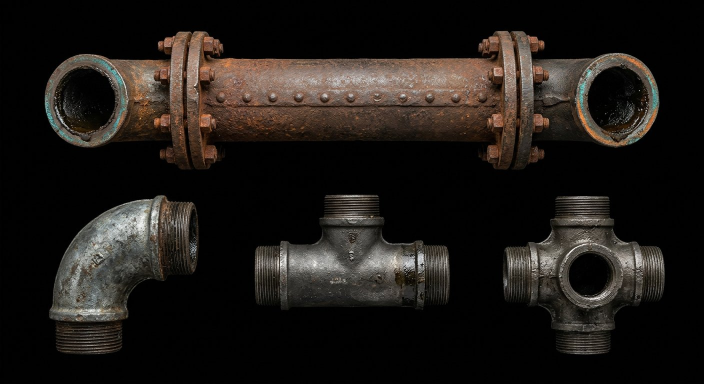
#> input picture art/pipes/pieces-topdown.jpg, 1408 x 768 px (shown at 1/2 size)
$ python cut_pipes.py
#> lines starting #> are read from the running program, lines starting #| are printed output that depends on the picture; after the words box and inside, x2 and y2 are one past the last pixel; in counts of white or black regions, pixels touching at a corner belong together
#!/usr/bin/env python3
"""Нарезка спрайтов труб из листа art/pipes/*.jpg.

Лист `pieces-topdown.jpg` — четыре детали на чёрном фоне: прямая с фланцами,
отвод, тройник, крест. Скрипт вырезает каждую деталь, делает фон прозрачным,
приводит к квадрату 512×512 и прижимает к тем краям, где у детали порты, —
чтобы при укладке в сетку трубы соседних ячеек визуально стыковались.

Порты заданы явно (они же — контракт для художника) и проверяются по маске:
если деталь не доходит до нужного края, скрипт об этом скажет.

Запуск: python3 art/tools/cut_pipes.py      (нужен pillow)
"""
import json
import os
from PIL import Image, ImageFilter

ROOT = os.path.dirname(os.path.dirname(os.path.abspath(__file__)))
OUT = os.path.join(ROOT, "tiles")
TILE = 512

ROUND_PIECES = {"mouth": "open-end-topdown.jpg", "cap": "cap-topdown.jpg"}

# Материал поля по ярусам: у каждого свой лист с той же раскладкой деталей.
# Это позволяет менять «металл» квартала вместе с фоном, не перерисовывая поле.
MATERIAL_SETS = {
    "base": "pieces-topdown.jpg",          # канон: чугун + цинк (промо и витрина)
    "zinc": "tier-1-zinc.jpg",             # Плато Первого Контакта
    "chrome": "tier-2-chrome.jpg",         # Ртутный ярус
    "rust": "tier-3-rust.jpg",             # Терминальный ярус
    "cast": "tier-4-cast.jpg",             # Старый Диод
    "glass": "tier-5-glass.jpg",           # Жилы массива
    # Вторые материалы тех же ярусов: то же поле, другой металл — уровни внутри
    # яруса не читаются клонами. Набор выбирается по варианту кадра (см. mock_board).
    "zinc2": "tier-1-zinc-b.jpg",          # Плато: цинк с патиной и потёками
    "rust2": "tier-3-rust-b.jpg",          # Терминальный: глубокая ржавчина, отслоения
}
# Раскладка деталей на каждом листе: верхний ряд — прямая, нижний — отвод/тройник/крест.
LAYOUT = {
    "straight": {"row": "top", "index": 0},
    "elbow": {"row": "bottom", "index": 0},
    "tee": {"row": "bottom", "index": 1},
    "cross": {"row": "bottom", "index": 2},
}
MASK_OF = {"straight": 5, "elbow": 3, "tee": 7, "cross": 15}
PORTS_OF = {"straight": [2, 8], "elbow": [2, 4], "tee": [1, 2, 8], "cross": [1, 2, 4, 8]}


def mask_of(img, threshold=22):
    """Чёрный фон → 0, деталь → 255."""
    return img.convert("L").point(lambda v: 255 if v > threshold else 0)


def side_profile(mask, axis):
    """Полосы, где есть деталь (по колонкам или строкам)."""
    w, h = mask.size
    small = mask.resize((w, 1) if axis == "col" else (1, h), Image.BOX)
    values = list(small.get_flattened_data())
    strips, start = [], None
    for i, v in enumerate(values):
        if v > 2 and start is None:
            start = i
        elif v <= 2 and start is not None:
            strips.append((start, i))
            start = None
    if start is not None:
        strips.append((start, len(values)))
    merged = []
    for s, e in strips:
        if merged and s - merged[-1][1] <= 6:
            merged[-1] = (merged[-1][0], e)
        else:
            merged.append((s, e))
    return [s for s in merged if s[1] - s[0] > 40]


# [78 lines left out: functions rotate_cw_steps, pre_rotate, touches, fit_piece, not called in this run]


def boxes_for(sheet, row):
    """Куда на листе лежат детали: ряд сверху или снизу, слева направо."""
    mask = mask_of(sheet)
    rows = side_profile(mask, "row")
    if len(rows) < 2:
        raise SystemExit(f"не нашёл ряды деталей на листе: {rows}")
    y0, y1 = rows[0] if row == "top" else rows[-1]
    band = mask.crop((0, y0, mask.width, y1))
    return [(x0, y0, x1, y1) for x0, x1 in side_profile(band, "col")]


def main():
    os.makedirs(OUT, exist_ok=True)
    manifest = {}

    for set_name, filename in MATERIAL_SETS.items():
        path = os.path.join(ROOT, "pipes", filename)
        if not os.path.exists(path):
            print(f"{set_name}: листа {filename} нет — пропускаю")
            continue
        sheet = Image.open(path)
#> sheet is the input picture: PIL image 1408x768 RGB; mean R, G, B 31, 26.9, 23.3
        for piece, place in LAYOUT.items():
            boxes = boxes_for(sheet, place["row"])
            if place["index"] >= len(boxes):
                raise SystemExit(f"{set_name}/{piece}: на листе нашёл {len(boxes)} деталей")
            ports = PORTS_OF[piece]
            sprite = fit_piece(sheet, boxes[place["index"]], ports)
            sprite, steps = pre_rotate(sprite, ports, MASK_OF[piece])
            # После доворота деталь лежит канонически, поэтому проверяем не порты
            # исходного листа, а биты маски движка: именно они обязаны дойти до края.
            canonical = [bit for bit in (1, 2, 4, 8) if MASK_OF[piece] & bit]
            coverage = {bit: round(touches(sprite.getchannel("A"), bit), 2) for bit in (1, 2, 4, 8)}
            name = f"{set_name}-{piece}"
            sprite.save(os.path.join(OUT, f"{name}.png"), optimize=True)
            reached = [bit for bit in canonical if coverage[bit] > 0.02]
            warn = "" if len(reached) == len(canonical) else f"  ⚠ маска {MASK_OF[piece]}: не к краю {coverage}"
            manifest[name] = {
                "mask": MASK_OF[piece],
                "file": f"art/tiles/{name}.png",
                "preRotation": steps,
                "set": set_name,
                "edge": coverage,
            }
            print(f"{name}: маска {MASK_OF[piece]} (доворот {steps}) → art/tiles/{name}.png{warn}")
#> this loop made 1 pass
#> pass 1, in boxes_for, `mask = mask_of(sheet)`:
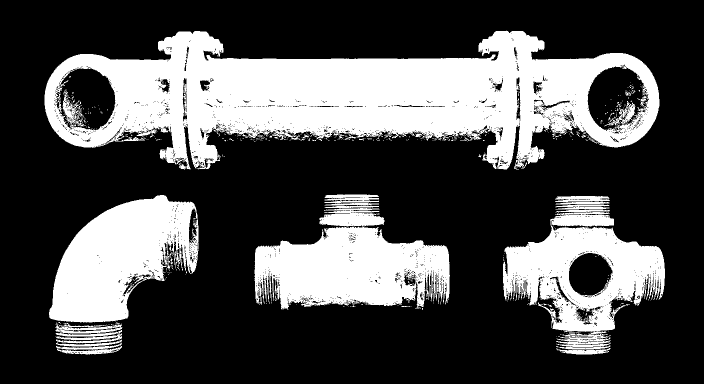
#> mask: PIL image 1408x768 L (shown at 1/2 size); 30.9% white; 569 white regions (540 under 20 px), largest, box (x1, y1, x2, y2) and area: (89, 61, 1319, 339) 181217, (98, 390, 397, 645) 46417, (509, 453, 900, 620) 46391
#> after the loop, manifest = 0 items

    # Вторая прямая труба (цинк) — только для канонного набора: даёт разнообразие поля.
    extra = os.path.join(ROOT, "pipes", "straight-topdown.jpg")
    if os.path.exists(extra):
        sheet = Image.open(extra)
        boxes = boxes_for(sheet, "top")
        sprite = fit_piece(sheet, boxes[0], PORTS_OF["straight"])
        sprite, steps = pre_rotate(sprite, PORTS_OF["straight"], MASK_OF["straight"])
        sprite.save(os.path.join(OUT, "base-straight2.png"), optimize=True)
        manifest["base-straight2"] = {
            "mask": 5,
            "file": "art/tiles/base-straight2.png",
            "preRotation": steps,
            "set": "base",
            "edge": {},
        }
        print("base-straight2: вторая прямая (цинк) → art/tiles/base-straight2.png")

    for name, filename in ROUND_PIECES.items():
        img = Image.open(os.path.join(ROOT, "pipes", filename))
        sprite = fit_piece(img, mask_of(img).getbbox())
        sprite.save(os.path.join(OUT, f"{name}.png"), optimize=True)
        manifest[name] = {"mask": None, "file": f"art/tiles/{name}.png", "preRotation": 0, "set": "base", "edge": {}}
        print(f"{name}: круглый элемент → art/tiles/{name}.png")

    with open(os.path.join(OUT, "manifest.json"), "w", encoding="utf-8") as fh:
        json.dump(manifest, fh, ensure_ascii=False, indent=2)
    print(f"manifest.json записан: {len(manifest)} деталей")


if __name__ == "__main__":
#> (the run stopped early here; a loop or call above may not have finished)
